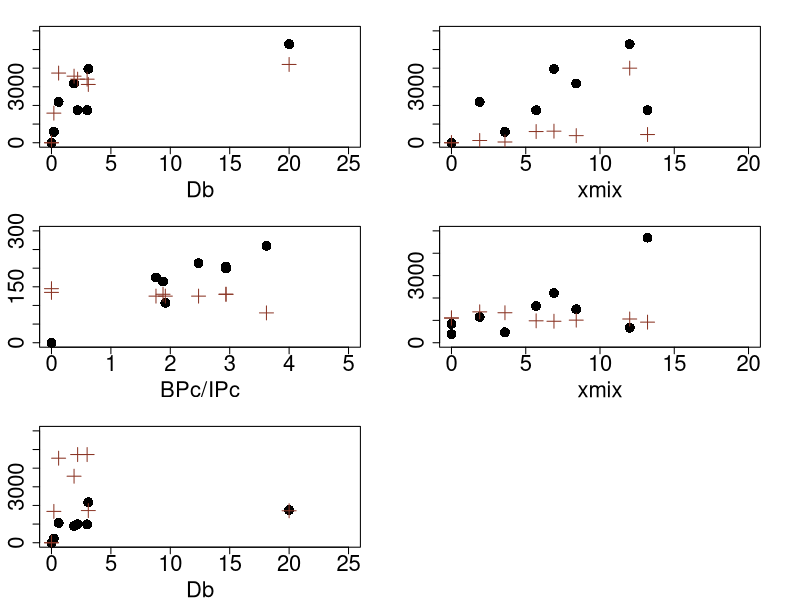

Write R code to recreate this figure.
#=====================================================
# Load data and packages
#=====================================================
setwd("D:/Sweden_2026/R_Scripts/SpearmanRankCorrelation_Figure_7")

library(readr)
library(ggplot2)
library(gridExtra)

Sweden_df <- read_csv("Input_Sweden_Parameters_2026.csv")
View(Sweden_df)

#-----------------------------------------------------------------------------
# Set Parameter Data Frames
#-----------------------------------------------------------------------------

#Fjord Background Data
Depth <- as.numeric(Sweden_df$Value[(Sweden_df$Parameter=="Depth")]) #Waterdepth in meters                    
Temp <- as.numeric(Sweden_df$Value[(Sweden_df$Parameter=="Temp")]) #Temperature in degreeCelsius
BW_O2 <- as.numeric(Sweden_df$Value[(Sweden_df$Parameter=="BW_O2")]) #Bottom water oxygen concentration in µM

#Sediment depositional environment
MAR <- as.numeric(Sweden_df$Value[(Sweden_df$Parameter=="MAR")]) # Mass Accumulation Rate in g m-2 yr-1

#OM Quality
OC <- as.numeric(Sweden_df$Value[(Sweden_df$Parameter=="OC")]) #Organic Carbon content in dry wet %
C.N <- as.numeric(Sweden_df$Value[(Sweden_df$Parameter=="C.N")]) #Organic C/Total N ratio

#Macrofauna community
Abundance <- as.numeric(Sweden_df$Value[(Sweden_df$Parameter=="Abundance")]) #Abundance in individuals/m2 
Biomass <- as.numeric(Sweden_df$Value[(Sweden_df$Parameter=="Biomass")]) #Biomass in g/m2
B.A <- as.numeric(Sweden_df$Value[(Sweden_df$Parameter=="B.A")]) #Biomass/Abundance ratio
BPc <- as.numeric(Sweden_df$Value[(Sweden_df$Parameter=="BPc")]) #Bioturbation community potential
IPc <- as.numeric(Sweden_df$Value[(Sweden_df$Parameter=="IPc")]) #Irrigation community potential
BPc_sc <- as.numeric(Sweden_df$Value[(Sweden_df$Parameter=="BPc_sc")]) #Bioturbation community potential scaled to 1
IPc_sc <- as.numeric(Sweden_df$Value[(Sweden_df$Parameter=="IPc_sc")]) #Irrigation community potential scaled to 1
BPc.IPc <- as.numeric(Sweden_df$Value[(Sweden_df$Parameter=="BPc.IPc")]) #Scaled BPc/IPc ratio

#Bioturbation
Db <- as.numeric(Sweden_df$Value[(Sweden_df$Parameter=="Db")]) #bioturbation rate or particle mixing coefficient in cm2 yr-1                    
xmix <- as.numeric(Sweden_df$Value[(Sweden_df$Parameter=="xmix")]) #Biomixing depth in cm= mixed layer depth
Irr <- as.numeric(Sweden_df$Value[(Sweden_df$Parameter=="IrrDIC")]) #Species specific Irrigation rate for DIC in d-1
xirr <- as.numeric(Sweden_df$Value[(Sweden_df$Parameter=="xirr")]) #Bioirrigation depth in cm=depth attenuation constant for irrigation

#Geochemical Fluxes 

#Burial Fluxes
J_rFe_down <- as.numeric(Sweden_df$Value[(Sweden_df$Parameter=="J_rFe_down")]) #reactive Fe burial rate in mmol m-2 d-1     
J_FeS2_down <- as.numeric(Sweden_df$Value[(Sweden_df$Parameter=="J_FeS2_down")]) #FeS2 burial rate in mmol m-2 d-1 
J_rMn_down <- as.numeric(Sweden_df$Value[(Sweden_df$Parameter=="J_rMn_down")]) #reactive Mn burial rate in mmol m-2 d-1 

#Dissolved upward Fluxes
#Note: Only available in Center stations ! n = 3
#Measured with Lander
J_DIC_up.L <- as.numeric(Sweden_df$Value[(Sweden_df$Parameter=="J_DIC_up.L")]) #benthic efflux of dissolved DIC measured by the Lander
J_dMn_up.L <- as.numeric(Sweden_df$Value[(Sweden_df$Parameter=="J_dMn_up.L")]) #benthic efflux of dissolved Mn measured by the Lander 
#Modelled with Reactive Transport MOdelling + Irrigation
J_dFe_up.M <- as.numeric(Sweden_df$Value[(Sweden_df$Parameter=="J_dFe_up.M")]) #benthic efflux of dissolved Fe modelled
J_dMn_up.M <- as.numeric(Sweden_df$Value[(Sweden_df$Parameter=="J_dMn_up.M")]) #benthic efflux of dissolved Mn modelled
  
#-----------------------------------------------------------------------------
# Calculate Spearmans rank correlation
#-----------------------------------------------------------------------------
#Set Parameters to analyse

#Input Matrix
rows = 9 
cols = 17 
input_matrix <- matrix(c(Depth,Temp,BW_O2,MAR, OC, 
                         C.N,Abundance,Biomass,B.A,BPc,
                         IPc,BPc.IPc,Db,xmix,J_rFe_down,
                         J_FeS2_down,J_rMn_down), nrow=rows, ncol=cols)

#Dependables Matrix
#Statistical relationships tested
Dependables_matrix <- matrix(c(BPc,IPc,Db,xmix,BPc.IPc), nrow=rows, ncol=5)

#Output Matrix
rows = 5
cols = 17

Output_matrix <- matrix(nrow=rows, ncol=cols)
Output_matrix_p <- matrix(nrow=rows, ncol=cols)

#Calculate Spearman rank correlation of all Parameters at all Stations with Db

for (j in 1:rows) {
  x <- Dependables_matrix[,j]

for (i in 1:cols) {
  
  y <- input_matrix[,i]
  
  #Calculate Spearman rank correlation 
  
  spearman_corr <- cor(x, y, method = "spearman")
  correlation <- cor.test(x, y, method = "spearman", exact=FALSE) #Correlation Coefficient of +-0.4 significant, rho is not equal to 0
  p <- correlation$p.value # under-equal 0.05 significant

  #Save results in a matrix
  
  Output_matrix[j,i] <- spearman_corr
  Output_matrix_p[j,i] <- p
}
  
}

#Assign row and column names to output matrix

rownames(Output_matrix) <- c("BPc","IPc","Db","xmix","BPc.IPc")
colnames(Output_matrix) <- c("Depth","Temp","BW_O2","MAR", "OC", "C.N", 
                             "Abundance","Biomass","B.A","BPc","IPc","BPc.IPc","Db","xmix",
                             "J_rFe_down","J_FeS2_down","J_rMn_down")

rownames(Output_matrix_p) <- c("BPc","IPc","Db","xmix","BPc.IPc")
colnames(Output_matrix_p) <- c("Depth","Temp","BW_O2","MAR", "OC", "C.N", 
                               "Abundance","Biomass","B.A","BPc","IPc","BPc.IPc","Db","xmix",
                               "J_rFe_down","J_FeS2_down","J_rMn_down")
print(Output_matrix)
print(Output_matrix_p)


#-----------------------------------------------------------------------------
# Note
#-----------------------------------------------------------------------------
# 
# Strength of Monotonic Relationship
# rs: 0.00 to ±0.19;	±0.20 to ±0.39;	±0.40 to ±0.59;	±0.60 to ±0.79;	±0.80 to ±1.00
# Very weak or no correlation;	Weak correlation;	Moderate correlation;	Strong correlation;	Very strong correlation	
# 
# Direction of Monotonic Relationship
# 1=strong positive monotonic relationship											
# -1=strong negative monotonic relationship																	
# 0=little to no monotonic relationship																	
# 
# Statistical significance															
# p: <0.1, <0.05, <0.01	
# 
#Here: (p≤0.05; rs≥0.60)

#-----------------------------------------------------------------------------
# Save Data
#-----------------------------------------------------------------------------

#Save output in a .csv file

write.csv(Output_matrix, "Spearman_Rank_Corr_Sweden_2026.csv", row.names=TRUE)
write.csv(Output_matrix_p, "Spearman_Rank_p_Sweden_2026.csv", row.names=TRUE)

#-----------------------------------------------------------------------------
# Plot Data
#-----------------------------------------------------------------------------

x11(height=20,width=21)
par(mar = c(4, 3, 2, 3))
par(mfrow=c(3,2))

# Plot identifed negative and positive monotonic relationships (p≤0.05; rs≥0.60; n = 9).

plot_1 = plot (y=IPc,x=Db,
               ylim=c(0,6000),xlim=c(0,25), pch=16,col="black",
               xlab="Db",ylab="Indices",axes=T,cex=2.0, cex.axis =2.0,cex.lab =2.0)
points(x=Db,y=BPc,pch=3,cex=2.0, col="tomato4")
# legend("topright",cex=1.5,legend=c("IPc", "BPc"), pch=c(16,16),col = c("darkblue","darkgreen"),,bg="white")

plot_2 = plot (y=IPc,x=xmix,
               ylim=c(0,6000),xlim=c(0,20), pch=16,col="black",
               xlab="xmix",ylab="Bioturbation",axes=T,cex=2.0, cex.axis =2.0,cex.lab =2.0)# Multiply Db to make it bigger *1000 ?
points(x=xmix,y=Db*200,pch=3,cex=2.0, col="tomato4")
# legend("topright",cex=1.5,legend=c("Db", "IPc"), pch=c(16,16),col = c("darkgreen","darkblue"),,bg="white")

plot_3 = plot (y=BW_O2,x=BPc.IPc,
                   ylim=c(0,300),xlim=c(0,5), pch=16,col="black",
                   xlab="BPc/IPc",ylab="Environment",axes=T,cex=2.0, cex.axis =2.0,cex.lab =2.0)# Multiply OC *50 to make it bigger ?
points(x=BPc.IPc,y=OC*50,pch=3,cex=2.0, col="tomato4")
# legend("topright",cex=1.5,legend=c("BW O2", "OC"), pch=c(16,3),col = c("black","tomato4"),,bg="white")

plot_4 = plot (y=MAR,x=xmix,
               ylim=c(0,5000),xlim=c(0,20), pch=16,col="black",
               xlab="xmix",ylab="Environment",axes=T,cex=2.0, cex.axis =2.0,cex.lab =2.0)# Multiply C.N *100 to make it bigger ?
points(x=xmix,y=C.N*100,pch=3,cex=2.0, col="tomato4")
# legend("topright",cex=1.5,legend=c("MAR", "C/N"), pch=c(16,3),col = c("black","tomato4"),,bg="white")

plot_5 = plot (y=Biomass*10,x=Db,
               ylim=c(0,6000),xlim=c(0,25), pch=16,col="black",
               xlab="Db",ylab="Macrobenthos",axes=T,cex=2.0, cex.axis =2.0,cex.lab =2.0)# Multiply C.N *100 to make it bigger ?
points(x=Db,y=Abundance,pch=3,cex=2.0, col="tomato4")
# legend("topright",cex=1.5,legend=c("Biomass", "Abundance"), pch=c(16,3),col = c("black","tomato4"),,bg="white")

#-----------------------------------------------------------------------------
# Save Plot
#-----------------------------------------------------------------------------

savePlot(filename=paste("SpearmanRankCorrelation.pdf"),type=c("pdf"))
savePlot(filename=paste("SpearmanRankCorrelation.png"),type=c("png"))
